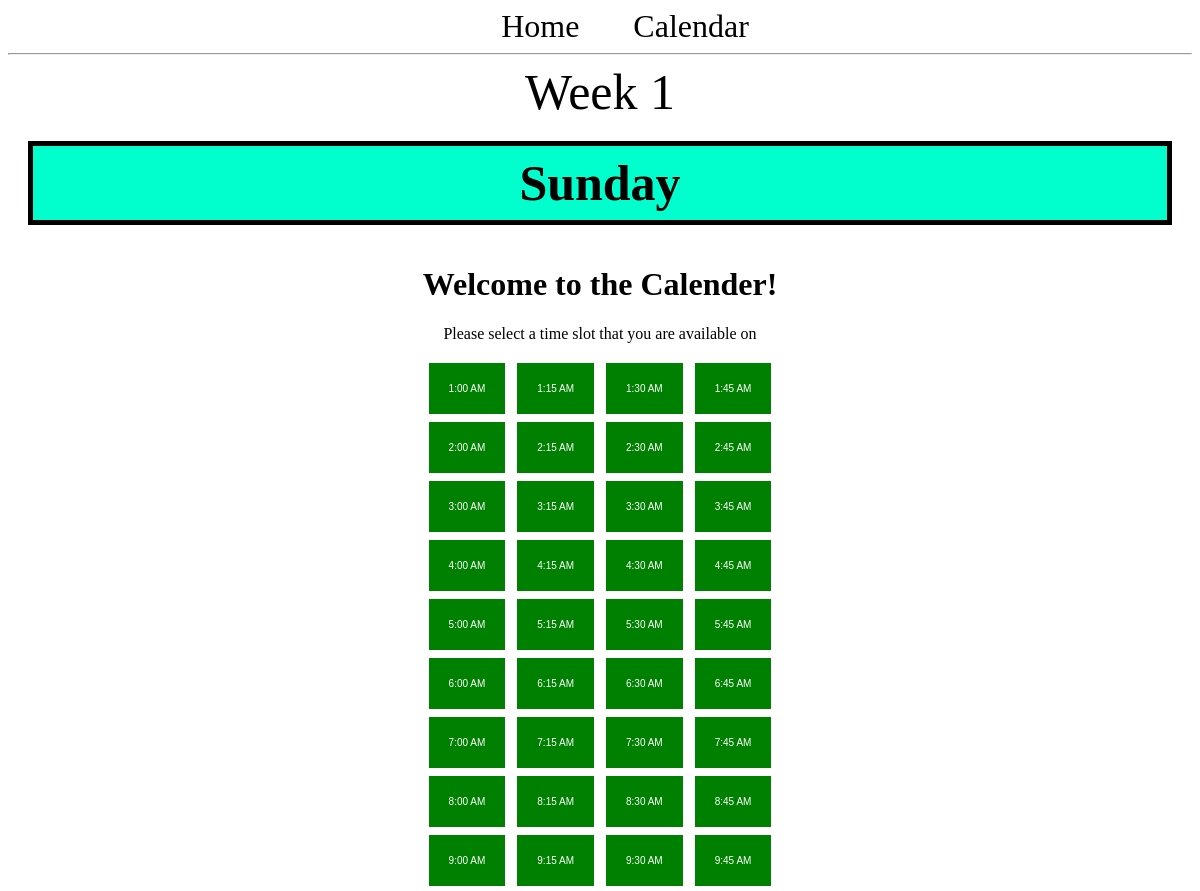
The page /day/7/ (upper part) on the database as committed earlier.
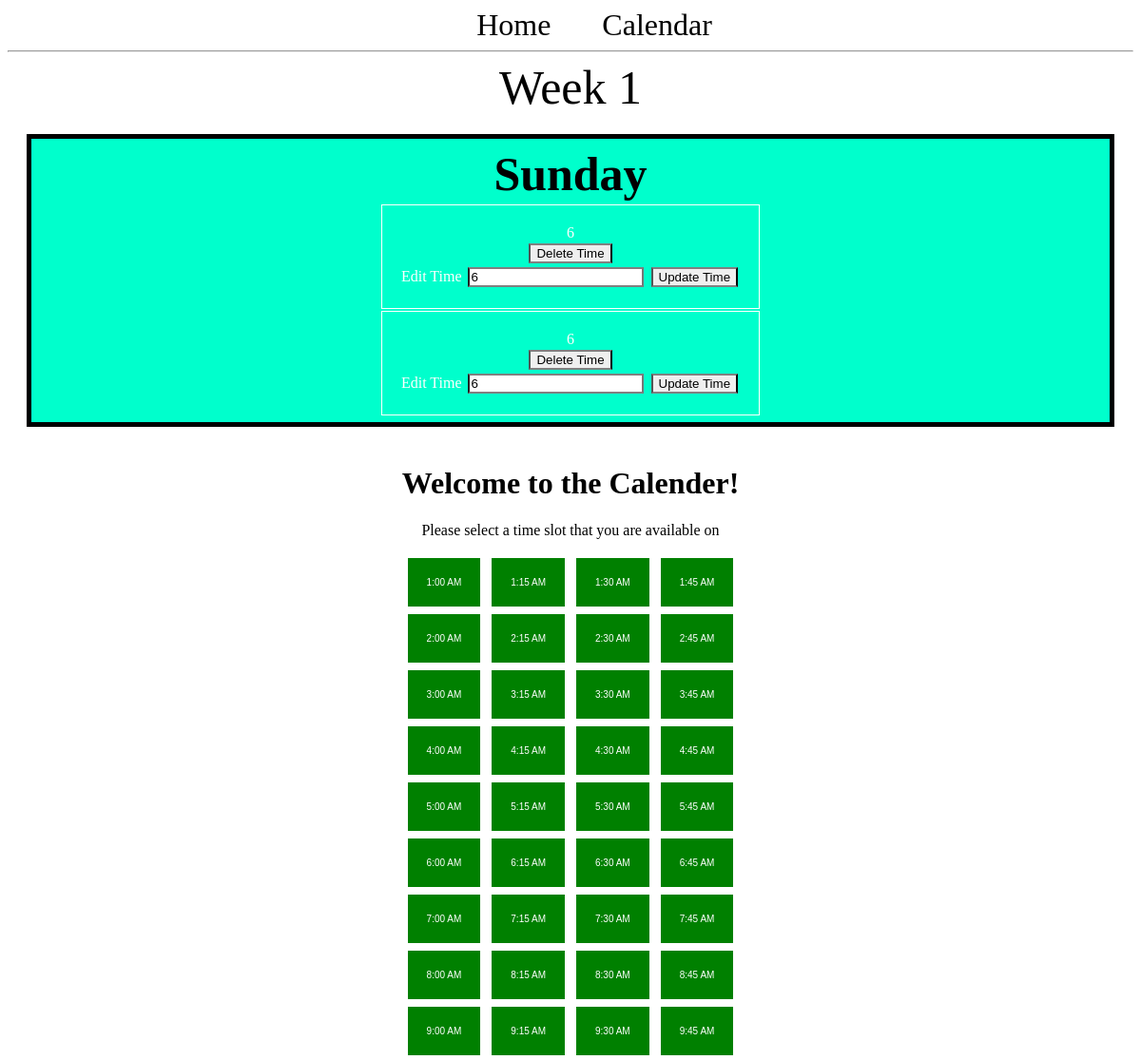
The same page on the database as committed later.
### app.py (models this page shows, shortened)
class Time(db.Model):
  id = db.Column(db.Integer, primary_key=True)
  time = db.Column(db.String(100))
  day_id = db.Column(db.Integer, db.ForeignKey('day.id'))

### app.py (the view)
@app.route('/day/<int:day_id>/', methods=('GET', 'POST'))
def display_day(day_id):
  day = Day.query.get_or_404(day_id)
  if request.method == 'POST':
    time = Time(time=request.form['time'], day=day) #Needs to be updated to handle an array -SL
    db.session.add(time)
    db.session.commit()
    return redirect(url_for('display_day', day_id=day.id))
  return render_template('calendar.html', day=day)

### templates/calendar.html (shortened to what this page needs)
<!DOCTYPE html>
<html>
<head>
  <link rel="stylesheet" href="{{url_for('static', filename='base.css')}}"/>
</head>
<nav>
  <a href="/">Home</a>
  <a href="{{ url_for('index') }}">Calendar</a>
</nav>
<hr>
<head>
  <link href="{{ url_for('static', filename='./style.css') }}" rel="stylesheet" type="text/css"/>
</head>
  {% block content %}
  <span class="title"<h1>{% block title %} Week {{day.week_id}} {% endblock %}</h1></span>
  <div class="content">
    <div class="month">
      <div class="content">
          <table class="day">
            <tr>
              <th class="title">{{day.day}}</th>
            </tr>
            {% for time in day.times %}
              <tr>
                <td>
                  {{time.time}}
                  <div>
                    <form method="POST" action="{{ url_for('delete_time', time_id=time.id) }}">
                      <input type="submit" value="Delete Time" onclick="return confirm('Are you sure you want to delete this time?')">
                    </form>
                  </div>
                  <div>
                    <form method="PUT" action="{{ url_for('edit_time', time_id=time.id) }}">
                        <label for="time">Edit Time</label>
                        <input type="text" name="time" value={{time.time}} placeholder="Time"></input>
                        <input type="submit" value="Update Time"></input>
                    </form>
                  </div>
                </td>
              </tr>
            {% endfor %}
          </table>
      </div>
    </div>
  </div>
{% endblock %}
<body>
  <h1> Welcome to the Calender!</h1>
  <p> Please select a time slot that you are available on </p>
  <button id="01:00">1:00 AM</button>
  <button id="01:15">1:15 AM</button>
  <button id="01:30">1:30 AM</button>
  <button id="01:45">1:45 AM</button>
  <br>
  <button id="02:00">2:00 AM</button>
  <button id="02:15">2:15 AM</button>
  <button id="02:30">2:30 AM</button>
  <button id="02:45">2:45 AM</button>
  <br>
  <button id="03:00">3:00 AM</button>
  <button id="03:15">3:15 AM</button>
  <button id="03:30">3:30 AM</button>
  <button id="03:45">3:45 AM</button>
  <br>
  <button id="04:00">4:00 AM</button>
  <button id="04:15">4:15 AM</button>
  <button id="04:30">4:30 AM</button>
  <button id="04:45">4:45 AM</button>
  <br>
  <button id="05:00">5:00 AM</button>
  <button id="05:15">5:15 AM</button>
  <button id="05:30">5:30 AM</button>
  <button id="05:45">5:45 AM</button>
  <br>
  <button id="06:00">6:00 AM</button>
  <button id="06:15">6:15 AM</button>
  <button id="06:30">6:30 AM</button>
  <button id="06:45">6:45 AM</button>
  <br>
  <button id="07:00">7:00 AM</button>
  <button id="07:15">7:15 AM</button>
  <button id="07:30">7:30 AM</button>
  <button id="07:45">7:45 AM</button>
  <br>
  <button id="08:00">8:00 AM</button>
  <button id="08:15">8:15 AM</button>
  <button id="08:30">8:30 AM</button>
  <button id="08:45">8:45 AM</button>
  <br>
  <button id="09:00">9:00 AM</button>
  <button id="09:15">9:15 AM</button>
  <button id="09:30">9:30 AM</button>
  <button id="09:45">9:45 AM</button>
  <br>
  <br>
  <br>
  <br>
  <br>
  <br>
  <br>
  <br>
  <br>
  <br>
  <br>
  <br>
  <br>
  <br>
  <br>
  <br> <br>
  <br><br>
</body>
</html>

Rows that differ between the two databases and show on the page:
added Time: time "6"
added Time: time "6"
